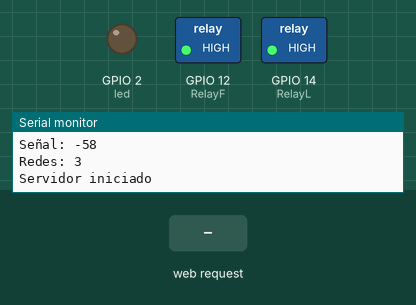
A sketch run on a simulated ESP8266 (NodeMCU). On the bench: switched loads named in the sketch (green lamp = pin HIGH), output pins drawn as LEDs (lit = HIGH), the last lines printed to the serial monitor. The test bench sets the inputs (shaded band). WiFi joins after 1.5 s; servers stay silent unless stated; a WiFi scan finds three made-up networks.

Above: at 4.7 s.
4.8 s: HTTP request GET /Whatsgoingon received
At 5.9 s:
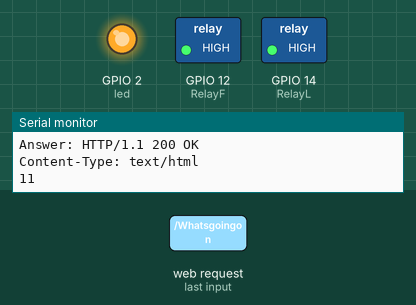
Timing chart, 0 to 7.8 s (numbered marks = the images above; inputs shaded):
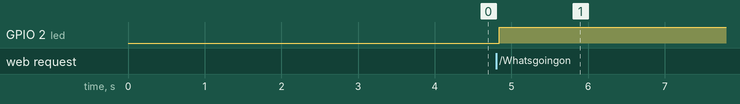

Measured:
- after the input at 4.8 s, GPIO 2 (led): LOW → HIGH at once

The sketch:

SwichItOn_V7.ino
```cpp
#include <ESP8266WiFi.h>
#include <ESP8266mDNS.h>
#include <WiFiUdp.h>


/*********   Cambiar esto para controlar la luz y el ventilador   *********/
char ssid[] = "WIFINAME"; // SSID de la WiFi
char password[] = "WIFIPASSW"; // Contraseña de la WiFi
IPAddress ip(192, 168, 1, 80); // Dirección IP del servidor (Esta placa NodeMCU ESP8266)
//Revisa el final del archivo
#define RelayL 14 //Arduino Digital I/O pin number -> Luz
#define RelayF 12 //Arduino Digital I/O pin number -> Ventilador


/*Hardware*/

byte led = 2;
int relayL = 1;
int relayF = 1;

/*Wifi*/

String AnswerStart = "HTTP/1.1 200 OK\r\nContent-Type: text/html\r\n\r\n";//Texto antes del mensaje
String Answer = "";


/* Crear una instancia para el servidor */
WiFiServer server(80);     //Especifica el puerto de escucha como un argumento

IPAddress gateway(192,168,1,1);           // gateway de la red
IPAddress subnet(255,255,255,0);          // subnet mask de la red

void setup() {        /*************  SETUP  *************/
  Serial.begin(115200); // Sólo para pruebas
  pinMode(RelayL, OUTPUT);   //Definir la luz y el ventilador como outputs
  pinMode(RelayF, OUTPUT);
  pinMode(led, OUTPUT);
  digitalWrite(RelayL, 1);//Para poder usar los interruptores ya instalados en el lugar con normalidad
  digitalWrite(RelayF, 1);

  digitalWrite(led, 0);

  /* Conectar a la WIFI */
  Serial.println();
  Serial.println();
  Serial.print("Conectando a ");
  Serial.println(ssid);
  WiFi.config(ip, gateway, subnet);       // Fuerza a que se le defina los parámetros asignados
  WiFi.begin(ssid, password);             // conectar al router

  WiFi.mode(WIFI_STA);

  while (WiFi.waitForConnectResult() != WL_CONNECTED) { //Si no consigue conectar, reinicia
    Serial.println("Conexión fallida! Reiniciando...");
    delay(2000); //Por defecto era 5000
    ESP.restart();
  }

  server.begin();                                                    // Inicia el servidor
  Serial.println(""); //Message for testing (Serial)
  Serial.println("Conectado a "); Serial.println(WiFi.SSID());
  Serial.print("IP: ");     Serial.println(WiFi.localIP());
  Serial.print("Subnet: "); Serial.println(WiFi.subnetMask());
  Serial.print("Gateway: "); Serial.println(WiFi.gatewayIP());
  Serial.print("SSID: "); Serial.println(WiFi.SSID());
  Serial.print("Señal: "); Serial.println(WiFi.RSSI());
  Serial.print("Redes: "); Serial.println(WiFi.scanNetworks());
  Serial.println("Servidor iniciado");
  digitalWrite(RelayL, 1);//Para usar los enchufes de la red local de manera normal
  digitalWrite(RelayF, 1);
}

void loop() {          /*************  Bucle  *************/
/* Servidor */
  WiFiClient client = server.available();// Comprobar si algún cliente se ha conectado
  if (!client) { //Si no cliente, reinicia
    return;
  }
  Serial.println("Nuevo mensaje de un cliente!");// Espera a que este envie algo
  while(!client.available()){
    delay(1);
  }
  String Message = client.readStringUntil('\r');// Lee la primera línea del mensaje
  Serial.println(Message);
  client.flush();
  digitalWrite(led, 0);//inicia parpadeo del led de control
  /*
  Una vez tenemos el mensaje del cliente, procesamos la orden.
  Para ello, hacemos uso de Message.indexOf("/orden"):
      -Si el mensaje contiene esa orden, tenemos un valor distinto a -1
      -Si no lo encuentra, tendremos -1
  De esta manera, para pedir encender la luz, usamos "Message.indexOf("Message.indexOf("/L%20Set%20ON")!=-1"

  Es posible que te hayas dado cuenta el uso de "%20" en vez de espacios. Esto es necesario para mandar el mensaje mediante ASCII
  http://www.asciitable.com/

  Nota:
  0 = OFF
  1 = ON
  */
  if(Message.indexOf("/Whatsgoingon")!=-1){
    Answer=String(relayL)+String(relayF);//Si "Whatsgoingon" pedido, responde con el valor actual de la luz y el ventilador
  }
  else if (Message.indexOf("/L%20Set%20ON")!=-1){
    relayL = 1;
    Answer="L OFF";//Responde el anterior estado
  }
  else if (Message.indexOf("/F%20Set%20ON")!=-1){
    relayF = 1;
    Answer="F OFF";//Responde el anterior estado
  }
  else if (Message.indexOf("/L%20Set%20OFF")!=-1){
    relayL = 0;
    Answer="L ON";//Responde el anterior estado
  }
  else if (Message.indexOf("/F%20Set%20OFF")!=-1){
    relayF = 0;
    Answer="F ON";//Responde el anterior estado
  }
  else {//Si recibe algo no definido
    Serial.println("Fallo");
    client.stop();
    return;
  }
  delay(40);
  digitalWrite(led, 1);//Finaliza el parpadeo del led de control
  digitalWrite(RelayL, relayL);//Establece el valor del relé (0 o 1)
  digitalWrite(RelayF, relayF);//Establece el valor del relé (0 o 1)
  client.flush();
  client.print(AnswerStart+Answer); //Responde al cliente
  Serial.println("Answer: "+AnswerStart+Answer); //enseña la respuesta en el puerto serie
  //función return-> El cliente se desconectará y el objeto cliente se destruirá
}

/*
Info extra:

Para antiguas ESP8266, los pines de la placa:
D0 = 16;D1 = 5;D2 = 4;D3 = 0;D4 = 2;D5 = 14;D6 = 12;D7 = 13;D8 = 15;D9 = 3;D10 = 1;


Significado de relé de alto y bajo nivel (inglés):
High level trigger refers to the signal trigger end (IN) had a positive voltage and the negative pole
of the power supply, usually with the trigger end of a trigger connected with the positive pole of a
power supply, when the trigger end has a positive voltage or to trigger voltage, the relay is attracted.
Low level trigger refers to the signal triggering voltage between the end and the negative electrode of
the power supply is OV, or trigger terminal voltage lower voltage than the positive power supply voltage,
low to can trigger, make the relay, is usually the cathode of the power supply and the triggering end of
a trigger mode connection, so that the relay is attracted.*/
```
